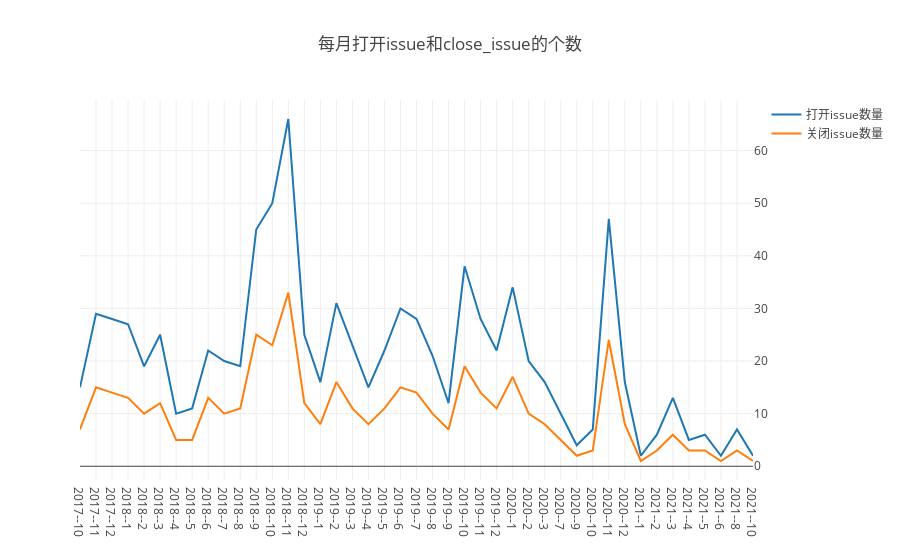

The notebook cell this image was saved under:
### Code cell
//2查询 打开issue和关闭issue数量
            month=[]
            month2=[]
            issues=[]
            cissues=[]
var years = [2017,2018,2019,2020,2021,2022]
Promise.all(
  years.map((year) => {
    return   query( `SELECT  toMonth(created_date)as m, count(*)issue_id 
 FROM github_log.year${year} 
where repo_name='GitSquared/edex-ui'and type = 'PullRequestEvent'
 group by toMonth(created_date)
`);
  })
).then(res=>{   
            fork={}
            star={}
         
          let  year=2016
             for (let i = 0; i < res.length; i++) {
                 year=year+1
             for (let j = 0; j < res[i].length; j++) {
             star[year+'--'+res[i][j].m] = Number(res[i][j].issue_id);
    }
                
  }
  for (var key in star){
      month.push(key);
      let thisMonth = star[key];
      issues.push(thisMonth);
  }
            });

Promise.all(
  years.map((year) => {
    return   query( `SELECT  toMonth(created_date)as m, count(*)issue_id 
 FROM github_log.year${year} 
where repo_name='GitSquared/edex-ui'and type = 'PullRequestEvent'and issue_created_at<issue_closed_at
 group by toMonth(created_date)
`);
  })
).then(res=>{   
            star={}
          let  year=2016
             for (let i = 0; i < res.length; i++) {
                 year=year+1
             for (let j = 0; j < res[i].length; j++) {
             star[year+'--'+res[i][j].m] = Number(res[i][j].issue_id);
    }
                
  }
  for (var key in star){
      month2.push(key);
      let thisMonth = star[key];
      cissues.push(thisMonth);
  }


        
            openDigger.render.plotly([
                            {x: month, y:  issues, mode: 'scatter', name: '打开issue数量', yaxis: 'y2'},
                            {x: month2, y:  cissues, mode: 'scatter', name: '关闭issue数量', yaxis: 'y2'},
                           ], { title: "每月打开issue和close_issue的个数"  , 
                                yaxis2: { overlaying: 'y', side: 'right', anchor: 'x' },
                              });
            });

### Figure 1 — Plotly figure (JSON) as saved in the notebook; plotly's stock layout.template omitted (floating-point values rounded to 4 significant figures)
{"data": [{"mode": "scatter", "name": "打开issue数量", "x": ["2017--10", "2017--11", "2017--12", "2018--1", "2018--2", "2018--3", "2018--4", "2018--5", "2018--6", "2018--7", "2018--8", "2018--9", "2018--10", "2018--11", "2018--12", "2019--1", "2019--2", "2019--3", "2019--4", "2019--5", "2019--6", "2019--7", "2019--8", "2019--9", "2019--10", "2019--11", "2019--12", "2020--1", "2020--2", "2020--3", "2020--7", "2020--9", "2020--10", "2020--11", "2020--12", "2021--1", "2021--2", "2021--3", "2021--4", "2021--5", "2021--6", "2021--8", "2021--10"], "y": [15, 29, 28, 27, 19, 25, 10, 11, 22, 20, 19, 45, 50, 66, 25, 16, 31, 23, 15, 22, 30, 28, 21, 12, 38, 28, 22, 34, 20, 16, 10, 4, 7, 47, 16, 2, 6, 13, 5, 6, 2, 7, 2], "yaxis": "y2"}, {"mode": "scatter", "name": "关闭issue数量", "x": ["2017--10", "2017--11", "2017--12", "2018--1", "2018--2", "2018--3", "2018--4", "2018--5", "2018--6", "2018--7", "2018--8", "2018--9", "2018--10", "2018--11", "2018--12", "2019--1", "2019--2", "2019--3", "2019--4", "2019--5", "2019--6", "2019--7", "2019--8", "2019--9", "2019--10", "2019--11", "2019--12", "2020--1", "2020--2", "2020--3", "2020--7", "2020--9", "2020--10", "2020--11", "2020--12", "2021--1", "2021--2", "2021--3", "2021--4", "2021--5", "2021--6", "2021--8", "2021--10"], "y": [7, 15, 14, 13, 10, 12, 5, 5, 13, 10, 11, 25, 23, 33, 12, 8, 16, 11, 8, 11, 15, 14, 10, 7, 19, 14, 11, 17, 10, 8, 5, 2, 3, 24, 8, 1, 3, 6, 3, 3, 1, 3, 1], "yaxis": "y2"}], "layout": {"autosize": true, "title": {"text": "每月打开issue和close_issue的个数"}, "xaxis": {"autorange": true, "range": [0, 42], "type": "category"}, "yaxis2": {"anchor": "x", "autorange": true, "overlaying": "y", "range": [-2.611, 69.61], "side": "right", "type": "linear"}}}
